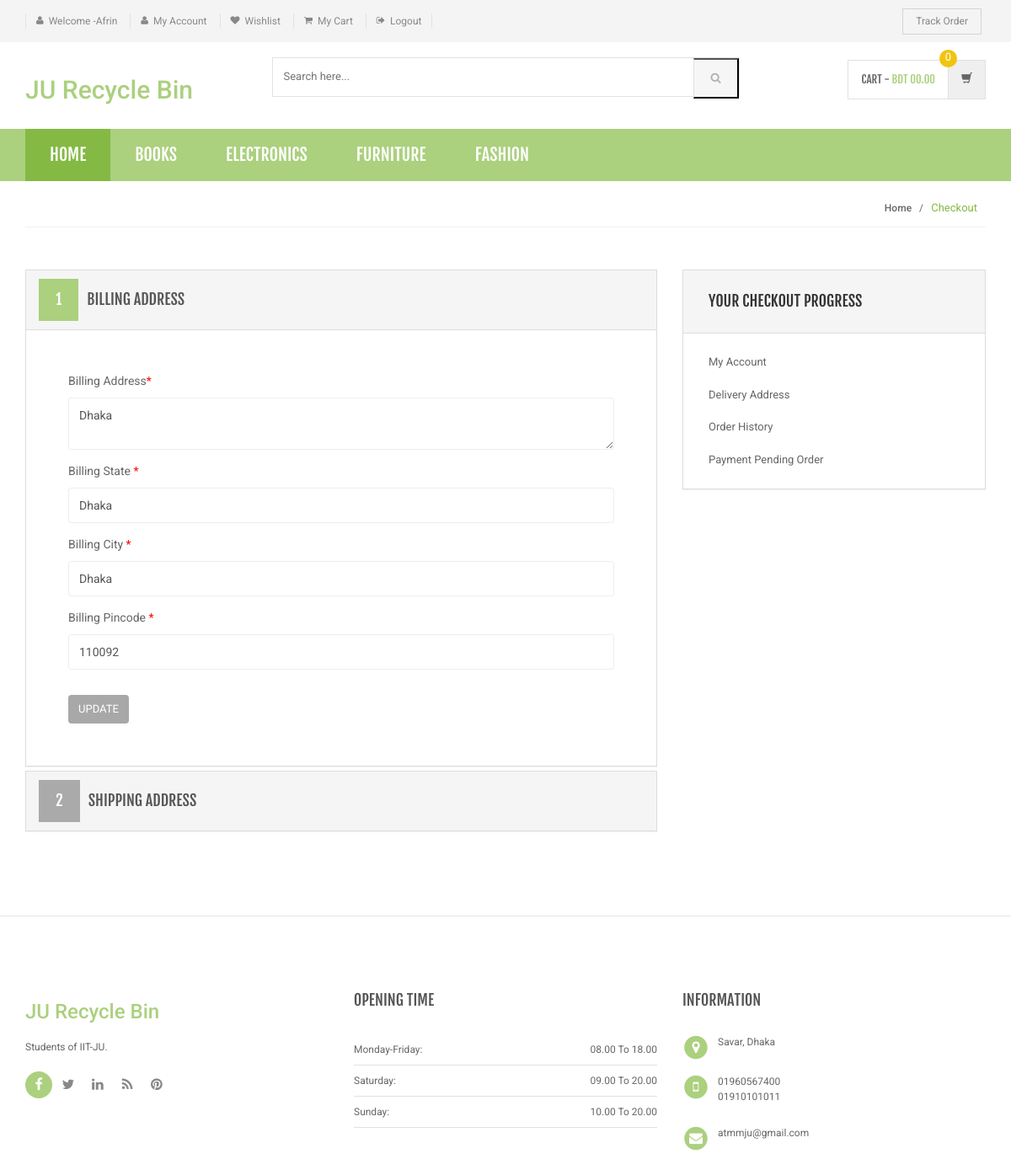
/bill-ship-addresses.php (signed in), run on the app's committed database.
### tables this page shows
CREATE TABLE `category` (
  `id` int(11) NOT NULL,
  `categoryName` varchar(255) DEFAULT NULL,
  `categoryDescription` longtext,
  `creationDate` timestamp NOT NULL DEFAULT CURRENT_TIMESTAMP,
  `updationDate` varchar(255) DEFAULT NULL
);

CREATE TABLE `users` (
  `id` int(11) NOT NULL,
  `name` varchar(255) DEFAULT NULL,
  `email` varchar(255) DEFAULT NULL,
  `contactno` bigint(11) DEFAULT NULL,
  `password` varchar(255) DEFAULT NULL,
  `shippingAddress` longtext,
  `shippingState` varchar(255) DEFAULT NULL,
  `shippingCity` varchar(255) DEFAULT NULL,
  `shippingPincode` int(11) DEFAULT NULL,
  `billingAddress` longtext,
  `billingState` varchar(255) DEFAULT NULL,
  `billingCity` varchar(255) DEFAULT NULL,
  `billingPincode` int(11) DEFAULT NULL,
  `regDate` timestamp NOT NULL DEFAULT CURRENT_TIMESTAMP,
  `updationDate` varchar(255) DEFAULT NULL
);

### bill-ship-addresses.php (the view, shortened to what this page needs)
<?php
include('includes/config.php');
if(strlen($_SESSION['login'])==0)
    {
header('location:.php');
}
else{
?>
<!DOCTYPE html>
<html lang="en">
	<head>
	    <link rel="stylesheet" href="assets/css/bootstrap.min.css">
	    <link rel="stylesheet" href="assets/css/main.css">
	    <link rel="stylesheet" href="assets/css/green.css">
	    <link rel="stylesheet" href="assets/css/owl.carousel.css">
		<link rel="stylesheet" href="assets/css/owl.transitions.css">
		<link href="assets/css/lightbox.css" rel="stylesheet">
		<link rel="stylesheet" href="assets/css/animate.min.css">
		<link rel="stylesheet" href="assets/css/rateit.css">
		<link rel="stylesheet" href="assets/css/bootstrap-select.min.css">
		<link rel="stylesheet" href="assets/css/config.css">
		<link href="assets/css/green.css" rel="alternate stylesheet" title="Green color">
		<link href="assets/css/blue.css" rel="alternate stylesheet" title="Blue color">
		<link href="assets/css/red.css" rel="alternate stylesheet" title="Red color">
		<link href="assets/css/orange.css" rel="alternate stylesheet" title="Orange color">
		<link href="assets/css/dark-green.css" rel="alternate stylesheet" title="Darkgreen color">
		<link rel="stylesheet" href="assets/css/font-awesome.min.css">
	</head>
    <body class="cnt-home">
<header class="header-style-1">
<?php include('includes/top-header.php');?>
<?php include('includes/main-header.php');?>
<?php include('includes/menu-bar.php');?>
</header>
<div class="breadcrumb">
	<div class="container">
		<div class="breadcrumb-inner">
			<ul class="list-inline list-unstyled">
				<li><a href="#">Home</a></li>
				<li class='active'>Checkout</li>
			</ul>
		</div>
	</div>
</div>
<div class="body-content outer-top-bd">
	<div class="container">
		<div class="checkout-box inner-bottom-sm">
			<div class="row">
				<div class="col-md-8">
					<div class="panel-group checkout-steps" id="accordion">
<div class="panel panel-default checkout-step-01">
		<div class="panel-heading">
    	<h4 class="unicase-checkout-title">
	        <a data-toggle="collapse" class="" data-parent="#accordion" href="#collapseOne">
	          <span>1</span>Billing Address
	        </a>
	     </h4>
    </div>
	<div id="collapseOne" class="panel-collapse collapse in">
	    <div class="panel-body">
			<div class="row">
				<div class="col-md-12 col-sm-12 already-registered-login">
<?php
$query=mysqli_query($con,"select * from users where id='".$_SESSION['id']."'");
while($row=mysqli_fetch_array($query))
{
?>
					<form class="register-form" role="form" method="post">
<div class="form-group">
					    <label class="info-title" for="Billing Address">Billing Address<span>*</span></label>
					    <textarea class="form-control unicase-form-control text-input"  name="billingaddress" required="required"><?php echo $row['billingAddress'];?></textarea>
					  </div>
						<div class="form-group">
					    <label class="info-title" for="Billing State ">Billing State  <span>*</span></label>
			 <input type="text" class="form-control unicase-form-control text-input" id="bilingstate" name="bilingstate" value="<?php echo $row['billingState'];?>" required>
					  </div>
					  <div class="form-group">
					    <label class="info-title" for="Billing City">Billing City <span>*</span></label>
					    <input type="text" class="form-control unicase-form-control text-input" id="billingcity" name="billingcity" required="required" value="<?php echo $row['billingCity'];?>" >
					  </div>
 <div class="form-group">
					    <label class="info-title" for="Billing Pincode">Billing Pincode <span>*</span></label>
					    <input type="text" class="form-control unicase-form-control text-input" id="billingpincode" name="billingpincode" required="required" value="<?php echo $row['billingPincode'];?>" >
					  </div>
					  <button type="submit" name="update" class="btn-upper btn btn-primary checkout-page-button">Update</button>
					</form>
					<?php } ?>
				</div>
			</div>
		</div>
	</div>
</div>
					  	<div class="panel panel-default checkout-step-02">
						    <div class="panel-heading">
						      <h4 class="unicase-checkout-title">
						        <a data-toggle="collapse" class="collapsed" data-parent="#accordion" href="#collapseTwo">
						          <span>2</span>Shipping Address
						        </a>
						      </h4>
						    </div>
					  	</div>
					</div>
				</div>
			<?php include('includes/myaccount-sidebar.php');?>
			</div>
		</div>
</div>
</div>
<?php include('includes/footer.php');?>
</body>
</html>
<?php } ?>

### includes/menu-bar.php (shortened to what this page needs)
<div class="header-nav animate-dropdown">
    <div class="container">
        <div class="yamm navbar navbar-default" role="navigation">
            <div class="nav-bg-class">
                <div class="navbar-collapse collapse" id="mc-horizontal-menu-collapse">
	<div class="nav-outer">
		<ul class="nav navbar-nav">
			<li class="active dropdown yamm-fw">
				<a href="index.php" data-hover="dropdown" class="dropdown-toggle">Home</a>
			</li>
              <?php $sql=mysqli_query($con,"select id,categoryName  from category limit 6");
while($row=mysqli_fetch_array($sql))
{
    ?>
			<li class="dropdown yamm">
				<a href="category.php?cid=<?php echo $row['id'];?>"> <?php echo $row['categoryName'];?></a>
			</li>
			<?php } ?>
		</ul>
		<div class="clearfix"></div>
	</div>
</div>
            </div>
        </div>
    </div>
</div>

### assets/css/green.css (style rules this page uses)
a { color: #abd07e; }
.header-style-1 .header-nav { background: #abd07e; }
.cnt-home .header-style-1 .header-nav .navbar .navbar-nav > li.active { background: #84b943; }
.breadcrumb ul li.active { color: #84b943; }
.checkout-box .checkout-steps .panel .panel-heading .unicase-checkout-title > a:not(.collapsed) span { background-color: #abd07e; }

### assets/css/lightbox.css (style rules this page uses)
body:after { content: url(../images/close.png) url(../images/loading.gif) url(../images/prev.png) url(../images/next.png); display: none; }

### assets/css/blue.css (style rules this page uses)
a { color: #3498db; }
.header-style-1 .header-nav { background: #3498db; }
.cnt-home .header-style-1 .header-nav .navbar .navbar-nav > li.active { background: #1d6ca1; }
.breadcrumb ul li.active { color: #1d6ca1; }
.checkout-box .checkout-steps .panel .panel-heading .unicase-checkout-title > a:not(.collapsed) span { background-color: #3498db; }

### assets/css/red.css (style rules this page uses)
a { color: #ff6c6c; }
.header-style-1 .header-nav { background: #ff6c6c; }
.cnt-home .header-style-1 .header-nav .navbar .navbar-nav > li.active { background: #ff1a1a; }
.breadcrumb ul li.active { color: #ff1a1a; }
.checkout-box .checkout-steps .panel .panel-heading .unicase-checkout-title > a:not(.collapsed) span { background-color: #ff6c6c; }

### assets/css/orange.css (style rules this page uses)
a { color: #f39c12; }
.header-style-1 .header-nav { background: #f39c12; }
.cnt-home .header-style-1 .header-nav .navbar .navbar-nav > li.active { background: #ab6c09; }
.breadcrumb ul li.active { color: #ab6c09; }
.checkout-box .checkout-steps .panel .panel-heading .unicase-checkout-title > a:not(.collapsed) span { background-color: #f39c12; }

### assets/css/dark-green.css (style rules this page uses)
a { color: #12cca7; }
.header-style-1 .header-nav { background: #12cca7; }
.cnt-home .header-style-1 .header-nav .navbar .navbar-nav > li.active { background: #0b816a; }
.breadcrumb ul li.active { color: #0b816a; }
.checkout-box .checkout-steps .panel .panel-heading .unicase-checkout-title > a:not(.collapsed) span { background-color: #12cca7; }

### data on the page
category: categoryName "BOOKS"
category: categoryName "ELECTRONICS"
category: categoryName "FURNITURE"
category: categoryName "FASHION"
users: billingaddress "Dhaka", bilingstate "Dhaka", billingcity "Dhaka", billingpincode "110092"

### other printed values
$_SESSION['username'] "Afrin"
